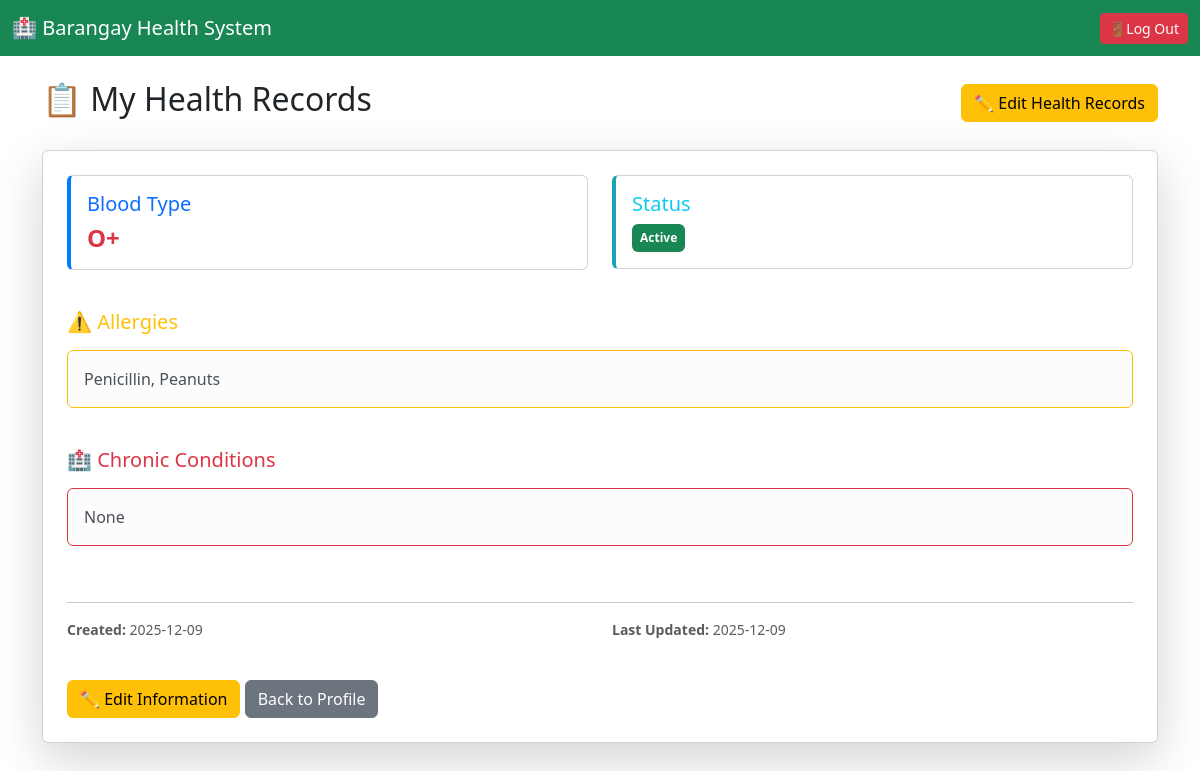
The page /health_records (signed in) on the database its author committed.
### tables this page shows
CREATE TABLE health_records (
            id INTEGER PRIMARY KEY AUTOINCREMENT,
            patient_id INTEGER NOT NULL UNIQUE,
            blood_type TEXT,
            allergies TEXT,
            chronic_conditions TEXT,
            status TEXT DEFAULT 'Active',
            created_at TIMESTAMP DEFAULT CURRENT_TIMESTAMP,
            updated_at TIMESTAMP DEFAULT CURRENT_TIMESTAMP,
            FOREIGN KEY (patient_id) REFERENCES patients(id)
        );

### app.py (the view, shortened to what this page needs)
@app.route("/health_records")
def view_health_records():
    if session.get("role") != 'patient':
        return redirect(url_for('patient_signin'))
    patient_id = session.get("user_id")
    db = get_db()
    c = db.cursor()
    patient_row = c.execute("SELECT * FROM patients WHERE id = ?", (patient_id,)).fetchone()
    health_record = c.execute("""
        SELECT * FROM health_records WHERE patient_id = ?
    """, (patient_id,)).fetchone()
    patient = dict(patient_row) if patient_row else None
    if patient and patient.get("dob"):
        patient["age"] = calculate_age(patient["dob"])
    return render_template("my_records.html", health_record=health_record, patient=patient)

### app.py (called while the page is built)
def calculate_age(dob_str):
    try:
        dob = datetime.strptime(dob_str, "%Y-%m-%d").date()
        today = date.today()
        return today.year - dob.year - ((today.month, today.day) < (dob.month, dob.day))
    except (ValueError, TypeError):
        return None

def get_db():
    db = getattr(g, "_database", None)
    if db is None:
        db = g._database = sqlite3.connect(DATABASE)
        db.row_factory = sqlite3.Row
    return db

@app.teardown_appcontext
def close_connection(exception):
    db = getattr(g, "_database", None)
    if db is not None:
        db.close()

### templates/my_records.html (shortened to what this page needs)
{% extends "layout.html" %}
{% block content %}
<div class="d-flex justify-content-between align-items-center mb-4">
    <h2>📋 My Health Records</h2>
    <a href="{{ url_for('edit_health_records') }}" class="btn btn-warning">
        ✏️ Edit Health Records
    </a>
</div>
<div class="card shadow-lg p-4">
    <div class="row mb-4">
        <div class="col-md-6">
            <div class="card mb-3 border-left-primary">
                <div class="card-body">
                    <h5 class="card-title text-primary">Blood Type</h5>
                    <p class="card-text h4 text-danger fw-bold">
                        {{ health_record.blood_type if health_record.blood_type else 'Not Set' }}
                    </p>
                </div>
            </div>
        </div>
        <div class="col-md-6">
            <div class="card mb-3 border-left-info">
                <div class="card-body">
                    <h5 class="card-title text-info">Status</h5>
                    <p class="card-text">
                        <span class="badge bg-{% if health_record.status == 'Active' %}success{% else %}warning{% endif %} p-2">
                            {{ health_record.status if health_record.status else 'Unknown' }}
                        </span>
                    </p>
                </div>
            </div>
        </div>
    </div>
    <div class="mb-4">
        <h5 class="text-warning mb-3">⚠️ Allergies</h5>
        <div class="alert alert-light border border-warning">
            <p class="mb-0">
                {{ health_record.allergies if health_record.allergies else 'No allergies recorded' }}
            </p>
        </div>
    </div>
    <div class="mb-4">
        <h5 class="text-danger mb-3">🏥 Chronic Conditions</h5>
        <div class="alert alert-light border border-danger">
            <p class="mb-0">
                {{ health_record.chronic_conditions if health_record.chronic_conditions else 'No chronic conditions recorded' }}
            </p>
        </div>
    </div>
    <hr>
    <div class="row text-muted small">
        <div class="col-md-6">
            <p><strong>Created:</strong> {{ health_record.created_at[:10] if health_record.created_at else 'N/A' }}</p>
        </div>
        <div class="col-md-6">
            <p><strong>Last Updated:</strong> {{ health_record.updated_at[:10] if health_record.updated_at else 'N/A' }}</p>
        </div>
    </div>
    <div class="mt-4">
        <a href="{{ url_for('edit_health_records') }}" class="btn btn-warning">
            ✏️ Edit Information
        </a>
        <a href="{{ url_for('patient_profile') }}" class="btn btn-secondary">
            Back to Profile
        </a>
    </div>
</div>
{% endblock %}

### templates/my_records.html (style rules this page uses)
.border-left-primary { border-left: 4px solid #007bff !important; }
.border-left-info { border-left: 4px solid #17a2b8 !important; }

### rows shown on the page
health_records: blood_type "O+", status "Active", allergies "Penicillin, Peanuts", chronic_conditions "None", created_at "2025-12-09", updated_at "2025-12-09"
